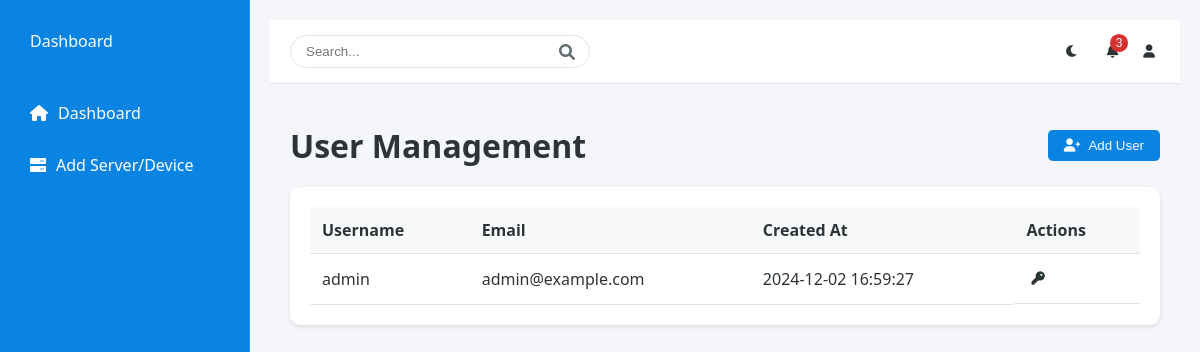
Page /users (signed in) on the earlier database version.
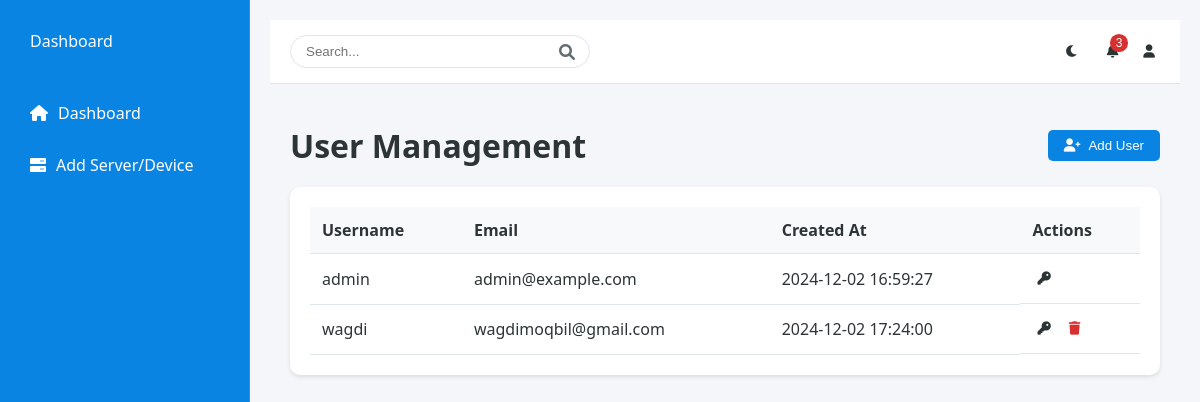
Same page on the later database version.
### models.py (models this page shows, shortened)
class User(UserMixin, db.Model):
    id = db.Column(db.Integer, primary_key=True)
    username = db.Column(db.String(80), unique=True, nullable=False)
    email = db.Column(db.String(120), unique=True, nullable=False)
    password_hash = db.Column(db.String(128))
    is_admin = db.Column(db.Boolean, default=False)
    devices = db.relationship('Device', backref='owner', lazy=True)
    created_at = db.Column(db.DateTime, default=datetime.utcnow)

### app.py (the view)
@app.route('/users')
@login_required
def manage_users():
    if not current_user.is_admin:
        flash('Access denied. Admin privileges required.', 'error')
        return redirect(url_for('dashboard'))
    users = User.query.all()
    return render_template('users.html', users=users)

### app.py (called while the page is built)
@login_manager.user_loader
def load_user(user_id):
    return User.query.get(int(user_id))

### templates/users.html (shortened to what this page needs)
{% extends "dashboard.html" %}
{% block content %}
<div class="dashboard-content">
    <div class="section-header">
        <h1>User Management</h1>
        <button class="action-btn" onclick="document.getElementById('addUserModal').style.display='block'">
            <i class="fas fa-user-plus"></i> Add User
        </button>
    </div>
    <div class="data-table">
        <table>
            <thead>
                <tr>
                    <th>Username</th>
                    <th>Email</th>
                    <th>Created At</th>
                    <th>Actions</th>
                </tr>
            </thead>
            <tbody>
                {% for user in users %}
                <tr>
                    <td>{{ user.username }}</td>
                    <td>{{ user.email }}</td>
                    <td>{{ user.created_at.strftime('%Y-%m-%d %H:%M:%S') }}</td>
                    <td class="actions">
                        <button class="icon-btn" onclick="openResetPasswordModal('{{ user.id }}')">
                            <i class="fas fa-key"></i>
                        </button>
                        {% if user.username != 'admin' %}
                        <button class="icon-btn delete-btn" onclick="deleteUser('{{ user.id }}')">
                            <i class="fas fa-trash"></i>
                        </button>
                        {% endif %}
                    </td>
                </tr>
                {% endfor %}
            </tbody>
        </table>
    </div>
</div>
{% endblock %}

### templates/dashboard.html (shortened to what this page needs)
{% extends "base.html" %}

### templates/base.html (shortened to what this page needs)
<!DOCTYPE html>
<html lang="en">
<head>
    <link rel="stylesheet" href="{{ url_for('static', filename='css/styles.css') }}">
    <link rel="stylesheet" href="https://cdnjs.cloudflare.com/ajax/libs/font-awesome/6.0.0/css/all.min.css">
</head>
<body>
    <div class="container">
        {% if current_user.is_authenticated %}
        <nav class="sidebar">
            <div class="logo">
                <span>Dashboard</span>
            </div>
            <ul class="nav-links">
                <li>
                    <a href="{{ url_for('dashboard') }}">
                        <i class="fas fa-home"></i>
                        <span>Dashboard</span>
                    </a>
                </li>
                <li>
                    <a href="{{ url_for('add_server') }}">
                        <i class="fas fa-server"></i>
                        <span>Add Server/Device</span>
                    </a>
                </li>
            </ul>
        </nav>
        {% endif %}
        <div class="main-content">
            {% if current_user.is_authenticated %}
            <header>
                <div class="header-content">
                    <div class="search-bar">
                        <input type="text" placeholder="Search...">
                        <i class="fas fa-search"></i>
                    </div>
                    <div class="header-icons">
                        <button id="theme-toggle" class="icon-btn" title="Toggle Theme">
                            <i class="fas fa-moon"></i>
                        </button>
                        <div class="notification-section">
                            <button class="icon-btn notification-btn" title="Notifications">
                                <i class="fas fa-bell"></i>
                                <span class="notification-badge">3</span>
                            </button>
                        </div>
                        <div class="profile-section">
                            <button class="icon-btn profile-btn" title="Profile Menu">
                                <i class="fas fa-user"></i>
                            </button>
                        </div>
                    </div>
                </div>
            </header>
            {% endif %}
            {% block content %}{% endblock %}
        </div>
    </div>
</body>
</html>

### static/css/styles.css (style rules this page uses)
:root { --bg-color: #f4f6f9; --card-bg: #ffffff; --text-primary: #2d3436; --text-secondary: #636e72; --border-color: #dfe6e9; --primary-color: #0984e3; --secondary-color: #636e72; --danger-color: #d63031; --success-color: #00b894; --card-shadow: 0 2px 4px rgba(0, 0, 0, 0.1); --hover-bg: #f8f9fa; --hover-color: #0769b3; --input-bg: #ffffff; --sidebar-bg: #ffffff; --header-bg: #ffffff; --dropdown-bg: #ffffff; }
* { margin: 0; padding: 0; box-sizing: border-box; transition: background-color 0.3s, color 0.3s; }
body { font-family: 'Segoe UI', Tahoma, Geneva, Verdana, sans-serif; background-color: var(--bg-color); color: var(--text-primary); min-height: 100vh; }
.container { display: flex; min-height: 100vh; }
.sidebar { width: 250px; background-color: #0984e3; padding: 20px; border-right: 1px solid rgba(255, 255, 255, 0.1); }
.logo { display: flex; align-items: center; padding: 10px; margin-bottom: 30px; color: #ffffff; }
.nav-links { list-style: none; }
.nav-links li { margin-bottom: 10px; }
.nav-links a { display: flex; align-items: center; padding: 10px; color: #ffffff; text-decoration: none; border-radius: 5px; transition: background-color 0.3s; }
.nav-links i { margin-right: 10px; }
.main-content { flex: 1; padding: 20px; background-color: var(--bg-color); }
header { background-color: var(--header-bg); padding: 15px 20px; border-bottom: 1px solid var(--border-color); margin-bottom: 20px; }
.header-content { display: flex; justify-content: space-between; align-items: center; }
.search-bar { position: relative; width: 300px; }
.search-bar input { width: 100%; padding: 8px 35px 8px 15px; border-radius: 20px; border: 1px solid var(--border-color); background-color: var(--input-bg); color: var(--text-primary); }
.search-bar i { position: absolute; right: 15px; top: 50%; transform: translateY(-50%); color: var(--text-secondary); }
.header-icons { display: flex; align-items: center; gap: 15px; }
.icon-btn { background: none; border: none; color: var(--text-primary); cursor: pointer; position: relative; padding: 5px; }
.profile-section { position: relative; }
.notification-badge { position: absolute; top: -5px; right: -5px; background-color: var(--danger-color); color: white; border-radius: 50%; padding: 2px 6px; font-size: 12px; }
#theme-toggle { padding: 8px; border-radius: 50%; transition: background-color 0.3s; }
.dashboard-content { padding: 20px; }
#theme-toggle { cursor: pointer; padding: 8px; border-radius: 50%; border: none; background: transparent; color: var(--text-primary); transition: background-color 0.3s; }
.data-table { background-color: var(--card-bg); }
.data-table th { background-color: var(--hover-bg); color: var(--text-primary); }
.data-table td { color: var(--text-primary); border-bottom: 1px solid var(--border-color); }
.action-btn { background-color: var(--primary-color); color: white; }
.delete-btn { color: var(--danger-color); }
.notification-section { position: relative; }

### templates/users.html (style rules this page uses)
.section-header { display: flex; justify-content: space-between; align-items: center; margin-bottom: 20px; }
.data-table { background: var(--card-bg); border-radius: 10px; padding: 20px; box-shadow: var(--card-shadow); margin-top: 20px; }
.data-table table { width: 100%; border-collapse: collapse; }
.data-table th, .data-table td { padding: 12px; text-align: left; border-bottom: 1px solid var(--border-color); }
.data-table th { font-weight: 600; color: var(--text-primary); }
.actions { display: flex; gap: 8px; }
.action-btn { background: var(--primary-color); color: white; border: none; padding: 8px 16px; border-radius: 5px; cursor: pointer; display: flex; align-items: center; gap: 8px; }
.delete-btn { color: var(--danger-color); }

Differences in the rows shown:
added User: username "wagdi", email "wagdimoqbil@gmail.com", created_at "2024-12-02 17:24:00"
